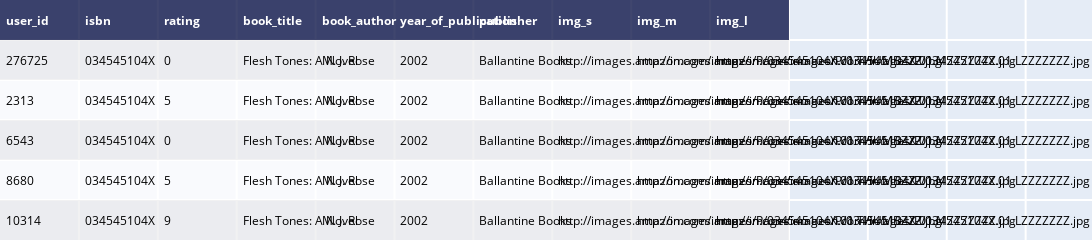

The notebook cell this image was saved under:
### Code cell
#Combining books and ratings on the basis of ISBN
dat = ff.create_table(df.head())
dat.update_layout(autosize=False,height=200, width = 4700)

### Figure 1 — Plotly figure (JSON) as saved in the notebook; plotly's stock layout.template omitted (floating-point values rounded to 4 significant figures)
{"data": [{"colorscale": [[0, "#00083e"], [0.5, "#ededee"], [1, "#ffffff"]], "hoverinfo": "none", "opacity": 0.75, "showscale": false, "type": "heatmap", "z": [[0, 0, 0, 0, 0, 0, 0, 0, 0, 0], [0.5, 0.5, 0.5, 0.5, 0.5, 0.5, 0.5, 0.5, 0.5, 0.5], [1, 1, 1, 1, 1, 1, 1, 1, 1, 1], [0.5, 0.5, 0.5, 0.5, 0.5, 0.5, 0.5, 0.5, 0.5, 0.5], [1, 1, 1, 1, 1, 1, 1, 1, 1, 1], [0.5, 0.5, 0.5, 0.5, 0.5, 0.5, 0.5, 0.5, 0.5, 0.5]]}], "layout": {"annotations": [{"align": "left", "font": {"color": "#ffffff"}, "showarrow": false, "text": "<b>user_id</b>", "x": -0.45, "xanchor": "left", "xref": "x", "y": 0, "yref": "y"}, {"align": "left", "font": {"color": "#ffffff"}, "showarrow": false, "text": "<b>isbn</b>", "x": 0.55, "xanchor": "left", "xref": "x", "y": 0, "yref": "y"}, {"align": "left", "font": {"color": "#ffffff"}, "showarrow": false, "text": "<b>rating</b>", "x": 1.55, "xanchor": "left", "xref": "x", "y": 0, "yref": "y"}, {"align": "left", "font": {"color": "#ffffff"}, "showarrow": false, "text": "<b>book_title</b>", "x": 2.55, "xanchor": "left", "xref": "x", "y": 0, "yref": "y"}, {"align": "left", "font": {"color": "#ffffff"}, "showarrow": false, "text": "<b>book_author</b>", "x": 3.55, "xanchor": "left", "xref": "x", "y": 0, "yref": "y"}, {"align": "left", "font": {"color": "#ffffff"}, "showarrow": false, "text": "<b>year_of_publication</b>", "x": 4.55, "xanchor": "left", "xref": "x", "y": 0, "yref": "y"}, {"align": "left", "font": {"color": "#ffffff"}, "showarrow": false, "text": "<b>publisher</b>", "x": 5.55, "xanchor": "left", "xref": "x", "y": 0, "yref": "y"}, {"align": "left", "font": {"color": "#ffffff"}, "showarrow": false, "text": "<b>img_s</b>", "x": 6.55, "xanchor": "left", "xref": "x", "y": 0, "yref": "y"}, {"align": "left", "font": {"color": "#ffffff"}, "showarrow": false, "text": "<b>img_m</b>", "x": 7.55, "xanchor": "left", "xref": "x", "y": 0, "yref": "y"}, {"align": "left", "font": {"color": "#ffffff"}, "showarrow": false, "text": "<b>img_l</b>", "x": 8.55, "xanchor": "left", "xref": "x", "y": 0, "yref": "y"}, {"align": "left", "font": {"color": "#000000"}, "showarrow": false, "text": "276725", "x": -0.45, "xanchor": "left", "xref": "x", "y": 1, "yref": "y"}, {"align": "left", "font": {"color": "#000000"}, "showarrow": false, "text": "034545104X", "x": 0.55, "xanchor": "left", "xref": "x", "y": 1, "yref": "y"}, {"align": "left", "font": {"color": "#000000"}, "showarrow": false, "text": "0", "x": 1.55, "xanchor": "left", "xref": "x", "y": 1, "yref": "y"}, {"align": "left", "font": {"color": "#000000"}, "showarrow": false, "text": "Flesh Tones: A Novel", "x": 2.55, "xanchor": "left", "xref": "x", "y": 1, "yref": "y"}, {"align": "left", "font": {"color": "#000000"}, "showarrow": false, "text": "M. J. Rose", "x": 3.55, "xanchor": "left", "xref": "x", "y": 1, "yref": "y"}, {"align": "left", "font": {"color": "#000000"}, "showarrow": false, "text": "2002", "x": 4.55, "xanchor": "left", "xref": "x", "y": 1, "yref": "y"}, {"align": "left", "font": {"color": "#000000"}, "showarrow": false, "text": "Ballantine Books", "x": 5.55, "xanchor": "left", "xref": "x", "y": 1, "yref": "y"}, {"align": "left", "font": {"color": "#000000"}, "showarrow": false, "text": "http://images.amazon.com/images/P/034545104X.01.THUMBZZZ.jpg", "x": 6.55, "xanchor": "left", "xref": "x", "y": 1, "yref": "y"}, {"align": "left", "font": {"color": "#000000"}, "showarrow": false, "text": "http://images.amazon.com/images/P/034545104X.01.MZZZZZZZ.jpg", "x": 7.55, "xanchor": "left", "xref": "x", "y": 1, "yref": "y"}, {"align": "left", "font": {"color": "#000000"}, "showarrow": false, "text": "http://images.amazon.com/images/P/034545104X.01.LZZZZZZZ.jpg", "x": 8.55, "xanchor": "left", "xref": "x", "y": 1, "yref": "y"}, {"align": "left", "font": {"color": "#000000"}, "showarrow": false, "text": "2313", "x": -0.45, "xanchor": "left", "xref": "x", "y": 2, "yref": "y"}, {"align": "left", "font": {"color": "#000000"}, "showarrow": false, "text": "034545104X", "x": 0.55, "xanchor": "left", "xref": "x", "y": 2, "yref": "y"}, {"align": "left", "font": {"color": "#000000"}, "showarrow": false, "text": "5", "x": 1.55, "xanchor": "left", "xref": "x", "y": 2, "yref": "y"}, {"align": "left", "font": {"color": "#000000"}, "showarrow": false, "text": "Flesh Tones: A Novel", "x": 2.55, "xanchor": "left", "xref": "x", "y": 2, "yref": "y"}, {"align": "left", "font": {"color": "#000000"}, "showarrow": false, "text": "M. J. Rose", "x": 3.55, "xanchor": "left", "xref": "x", "y": 2, "yref": "y"}, {"align": "left", "font": {"color": "#000000"}, "showarrow": false, "text": "2002", "x": 4.55, "xanchor": "left", "xref": "x", "y": 2, "yref": "y"}, {"align": "left", "font": {"color": "#000000"}, "showarrow": false, "text": "Ballantine Books", "x": 5.55, "xanchor": "left", "xref": "x", "y": 2, "yref": "y"}, {"align": "left", "font": {"color": "#000000"}, "showarrow": false, "text": "http://images.amazon.com/images/P/034545104X.01.THUMBZZZ.jpg", "x": 6.55, "xanchor": "left", "xref": "x", "y": 2, "yref": "y"}, {"align": "left", "font": {"color": "#000000"}, "showarrow": false, "text": "http://images.amazon.com/images/P/034545104X.01.MZZZZZZZ.jpg", "x": 7.55, "xanchor": "left", "xref": "x", "y": 2, "yref": "y"}, {"align": "left", "font": {"color": "#000000"}, "showarrow": false, "text": "http://images.amazon.com/images/P/034545104X.01.LZZZZZZZ.jpg", "x": 8.55, "xanchor": "left", "xref": "x", "y": 2, "yref": "y"}, {"align": "left", "font": {"color": "#000000"}, "showarrow": false, "text": "6543", "x": -0.45, "xanchor": "left", "xref": "x", "y": 3, "yref": "y"}, {"align": "left", "font": {"color": "#000000"}, "showarrow": false, "text": "034545104X", "x": 0.55, "xanchor": "left", "xref": "x", "y": 3, "yref": "y"}, {"align": "left", "font": {"color": "#000000"}, "showarrow": false, "text": "0", "x": 1.55, "xanchor": "left", "xref": "x", "y": 3, "yref": "y"}, {"align": "left", "font": {"color": "#000000"}, "showarrow": false, "text": "Flesh Tones: A Novel", "x": 2.55, "xanchor": "left", "xref": "x", "y": 3, "yref": "y"}, {"align": "left", "font": {"color": "#000000"}, "showarrow": false, "text": "M. J. Rose", "x": 3.55, "xanchor": "left", "xref": "x", "y": 3, "yref": "y"}, {"align": "left", "font": {"color": "#000000"}, "showarrow": false, "text": "2002", "x": 4.55, "xanchor": "left", "xref": "x", "y": 3, "yref": "y"}, {"align": "left", "font": {"color": "#000000"}, "showarrow": false, "text": "Ballantine Books", "x": 5.55, "xanchor": "left", "xref": "x", "y": 3, "yref": "y"}, {"align": "left", "font": {"color": "#000000"}, "showarrow": false, "text": "http://images.amazon.com/images/P/034545104X.01.THUMBZZZ.jpg", "x": 6.55, "xanchor": "left", "xref": "x", "y": 3, "yref": "y"}, {"align": "left", "font": {"color": "#000000"}, "showarrow": false, "text": "http://images.amazon.com/images/P/034545104X.01.MZZZZZZZ.jpg", "x": 7.55, "xanchor": "left", "xref": "x", "y": 3, "yref": "y"}, {"align": "left", "font": {"color": "#000000"}, "showarrow": false, "text": "http://images.amazon.com/images/P/034545104X.01.LZZZZZZZ.jpg", "x": 8.55, "xanchor": "left", "xref": "x", "y": 3, "yref": "y"}, {"align": "left", "font": {"color": "#000000"}, "showarrow": false, "text": "8680", "x": -0.45, "xanchor": "left", "xref": "x", "y": 4, "yref": "y"}, {"align": "left", "font": {"color": "#000000"}, "showarrow": false, "text": "034545104X", "x": 0.55, "xanchor": "left", "xref": "x", "y": 4, "yref": "y"}, {"align": "left", "font": {"color": "#000000"}, "showarrow": false, "text": "5", "x": 1.55, "xanchor": "left", "xref": "x", "y": 4, "yref": "y"}, {"align": "left", "font": {"color": "#000000"}, "showarrow": false, "text": "Flesh Tones: A Novel", "x": 2.55, "xanchor": "left", "xref": "x", "y": 4, "yref": "y"}, {"align": "left", "font": {"color": "#000000"}, "showarrow": false, "text": "M. J. Rose", "x": 3.55, "xanchor": "left", "xref": "x", "y": 4, "yref": "y"}, {"align": "left", "font": {"color": "#000000"}, "showarrow": false, "text": "2002", "x": 4.55, "xanchor": "left", "xref": "x", "y": 4, "yref": "y"}, {"align": "left", "font": {"color": "#000000"}, "showarrow": false, "text": "Ballantine Books", "x": 5.55, "xanchor": "left", "xref": "x", "y": 4, "yref": "y"}, {"align": "left", "font": {"color": "#000000"}, "showarrow": false, "text": "http://images.amazon.com/images/P/034545104X.01.THUMBZZZ.jpg", "x": 6.55, "xanchor": "left", "xref": "x", "y": 4, "yref": "y"}, {"align": "left", "font": {"color": "#000000"}, "showarrow": false, "text": "http://images.amazon.com/images/P/034545104X.01.MZZZZZZZ.jpg", "x": 7.55, "xanchor": "left", "xref": "x", "y": 4, "yref": "y"}, {"align": "left", "font": {"color": "#000000"}, "showarrow": false, "text": "http://images.amazon.com/images/P/034545104X.01.LZZZZZZZ.jpg", "x": 8.55, "xanchor": "left", "xref": "x", "y": 4, "yref": "y"}, {"align": "left", "font": {"color": "#000000"}, "showarrow": false, "text": "10314", "x": -0.45, "xanchor": "left", "xref": "x", "y": 5, "yref": "y"}, {"align": "left", "font": {"color": "#000000"}, "showarrow": false, "text": "034545104X", "x": 0.55, "xanchor": "left", "xref": "x", "y": 5, "yref": "y"}, {"align": "left", "font": {"color": "#000000"}, "showarrow": false, "text": "9", "x": 1.55, "xanchor": "left", "xref": "x", "y": 5, "yref": "y"}, {"align": "left", "font": {"color": "#000000"}, "showarrow": false, "text": "Flesh Tones: A Novel", "x": 2.55, "xanchor": "left", "xref": "x", "y": 5, "yref": "y"}, {"align": "left", "font": {"color": "#000000"}, "showarrow": false, "text": "M. J. Rose", "x": 3.55, "xanchor": "left", "xref": "x", "y": 5, "yref": "y"}, {"align": "left", "font": {"color": "#000000"}, "showarrow": false, "text": "2002", "x": 4.55, "xanchor": "left", "xref": "x", "y": 5, "yref": "y"}, {"align": "left", "font": {"color": "#000000"}, "showarrow": false, "text": "Ballantine Books", "x": 5.55, "xanchor": "left", "xref": "x", "y": 5, "yref": "y"}, {"align": "left", "font": {"color": "#000000"}, "showarrow": false, "text": "http://images.amazon.com/images/P/034545104X.01.THUMBZZZ.jpg", "x": 6.55, "xanchor": "left", "xref": "x", "y": 5, "yref": "y"}, {"align": "left", "font": {"color": "#000000"}, "showarrow": false, "text": "http://images.amazon.com/images/P/034545104X.01.MZZZZZZZ.jpg", "x": 7.55, "xanchor": "left", "xref": "x", "y": 5, "yref": "y"}, {"align": "left", "font": {"color": "#000000"}, "showarrow": false, "text": "http://images.amazon.com/images/P/034545104X.01.LZZZZZZZ.jpg", "x": 8.55, "xanchor": "left", "xref": "x", "y": 5, "yref": "y"}], "autosize": false, "height": 200, "margin": {"b": 0, "l": 0, "r": 0, "t": 0}, "width": 4700, "xaxis": {"dtick": 1, "gridwidth": 2, "showticklabels": false, "tick0": -0.5, "ticks": "", "zeroline": false}, "yaxis": {"autorange": "reversed", "dtick": 1, "gridwidth": 2, "showticklabels": false, "tick0": 0.5, "ticks": "", "zeroline": false}}}
